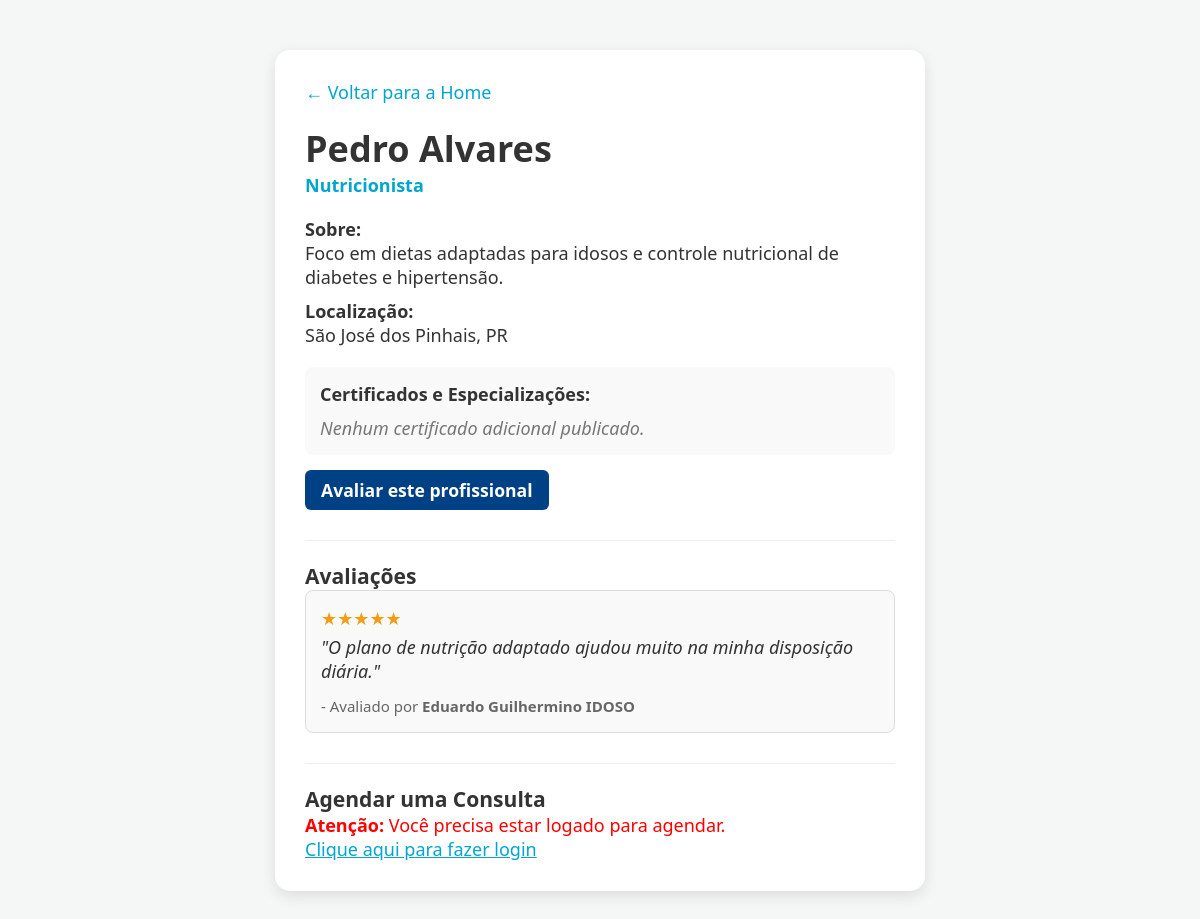
Screenshot of /perfil.php?id=13 with the database file from the repository.
### tables this page shows
CREATE TABLE profissional (
    id_profissional INT PRIMARY KEY,
    registro_profissional VARCHAR(50) UNIQUE NOT NULL,
    especialidade VARCHAR(100),
    biografia TEXT,
    visibilidade BOOLEAN DEFAULT FALSE,
    localizacao VARCHAR(300),

    documentacao_numero VARCHAR(80),
    documentacao_url VARCHAR(255),
    documentacao_status ENUM('pendente', 'aprovado', 'reprovado') DEFAULT 'pendente',

    FOREIGN KEY (id_profissional) REFERENCES usuario(id_usuario) ON DELETE CASCADE
);

CREATE TABLE usuario (
    id_usuario INT AUTO_INCREMENT PRIMARY KEY,
    nome VARCHAR(100) NOT NULL,
    email VARCHAR(100) UNIQUE NOT NULL,
    senha VARCHAR(255) NOT NULL,
    telefone VARCHAR(20),
    cpf VARCHAR(14) UNIQUE NOT NULL,
    tipo_usuario ENUM('idoso', 'profissional', 'admin') NOT NULL,
    data_criacao TIMESTAMP DEFAULT CURRENT_TIMESTAMP
);

CREATE TABLE avaliacao (
    id_avaliacao INT AUTO_INCREMENT PRIMARY KEY,
    id_profissional INT NOT NULL,
    id_usuario INT NOT NULL,
    nota INT CHECK (nota BETWEEN 1 AND 5),
    comentario TEXT,
    status_moderacao ENUM('pendente', 'aprovada', 'rejeitada') DEFAULT 'pendente',
    FOREIGN KEY (id_profissional) REFERENCES profissional(id_profissional) ON DELETE CASCADE,
    FOREIGN KEY (id_usuario) REFERENCES usuario(id_usuario) ON DELETE CASCADE
);

### perfil.php (the view, shortened to what this page needs)
<?php
require_once 'conexao.php';
$id_prof = $_GET['id'] ?? null;
$sql = "
SELECT
    u.nome,
    u.email,
    p.especialidade,
    p.biografia,
    p.localizacao
FROM usuario u
INNER JOIN profissional p
ON u.id_usuario = p.id_profissional
WHERE u.id_usuario = ?
";
$stmt = mysqli_prepare($conexao, $sql);
mysqli_stmt_bind_param($stmt, "i", $id_prof);
mysqli_stmt_execute($stmt);
$resultado = mysqli_stmt_get_result($stmt);
$prof = mysqli_fetch_assoc($resultado);
$sql_certs = "SELECT titulo, data_emissao, url_documento FROM certificado WHERE id_profissional = ? ORDER BY data_emissao DESC";
$stmt_certs = mysqli_prepare($conexao, $sql_certs);
mysqli_stmt_bind_param($stmt_certs, "i", $id_prof);
mysqli_stmt_execute($stmt_certs);
$resultado_certs = mysqli_stmt_get_result($stmt_certs);
$certificados = mysqli_fetch_all($resultado_certs, MYSQLI_ASSOC);
$sql_horarios = "
SELECT *
FROM agenda_disponivel
WHERE id_profissional = ?
AND data_hora > NOW()
AND status = 'livre'
ORDER BY data_hora ASC
";
$stmt_horarios = mysqli_prepare($conexao, $sql_horarios);
mysqli_stmt_bind_param($stmt_horarios, "i", $id_prof);
mysqli_stmt_execute($stmt_horarios);
$resultado_horarios = mysqli_stmt_get_result($stmt_horarios);
$sql_avaliacoes = "
SELECT a.id_avaliacao, a.nota, a.comentario, u.nome
FROM avaliacao a
INNER JOIN usuario u ON a.id_usuario = u.id_usuario
WHERE a.id_profissional = ? AND a.status_moderacao != 'rejeitada'
ORDER BY a.id_avaliacao DESC
";
$stmt_avaliacoes = mysqli_prepare($conexao, $sql_avaliacoes);
mysqli_stmt_bind_param($stmt_avaliacoes, "i", $id_prof);
mysqli_stmt_execute($stmt_avaliacoes);
$resultado_avaliacoes = mysqli_stmt_get_result($stmt_avaliacoes);
?>
<!DOCTYPE html>
<html lang="pt-BR">
<head>
    <link rel="stylesheet" href="index.css">
</head>
<body>
    <div class="perfil-box">
        <a href="index.html" style="text-decoration: none; color: #00a6ce;">
            ← Voltar para a Home
        </a>
        <h1 style="margin-top: 20px;">
            <?php echo htmlspecialchars($prof['nome']); ?>
        </h1>
        <p style="color: #00a6ce; font-weight: bold; font-size: 18px;">
            <?php echo htmlspecialchars($prof['especialidade']); ?>
        </p>
        <div style="margin-top: 20px;">
            <strong>Sobre:</strong>
            <p>
                <?php echo nl2br(htmlspecialchars($prof['biografia'] ?: "Nenhuma biografia cadastrada.")); ?>
            </p>
        </div>
        <div style="margin-top: 10px;">
            <strong>Localização:</strong>
            <p><?php echo htmlspecialchars($prof['localizacao'] ?: "Não informado."); ?></p>
        </div>
        <div style="margin-top: 20px; background: #f9f9f9; padding: 15px; border-radius: 8px;">
            <strong style="color: #333; display: block; margin-bottom: 10px;">Certificados e Especializações:</strong>
            <?php if (count($certificados) > 0): ?>
                <ul style="list-style-type: none; padding: 0; margin: 0;">
                <?php foreach ($certificados as $cert):
                    $caminho_correto = str_replace('../../', '', $cert['url_documento']);
                    $data_br = "Data não informada";
                    if (!empty($cert['data_emissao']) && $cert['data_emissao'] !== '0000-00-00') {
                        $timestamp = strtotime($cert['data_emissao']);
                        if ($timestamp) {
                            $data_br = date('d/m/Y', $timestamp);
                        }
                    }
                ?>
                    <li style="background: white; padding: 12px; margin-bottom: 8px; border: 1px solid #e2e8f0; border-radius: 6px; box-shadow: 0 1px 3px rgba(0,0,0,0.02);">
                        <span style="color: #00a6ce; font-weight: bold;">✔ <?php echo htmlspecialchars($cert['titulo']); ?></span><br>
                        <small style="color: #666; display: inline-block; margin: 4px 0;">Emissão: <?php echo $data_br; ?></small><br>
                        <a href="<?php echo htmlspecialchars($caminho_correto); ?>" target="_blank" style="font-size: 0.9em; color: #004085; text-decoration: underline; font-weight: 500;">Visualizar Documento (PDF)</a>
                    </li>
                <?php endforeach; ?>
                </ul>
            <?php else: ?>
                <p style="color: #777; font-style: italic; margin: 0;">Nenhum certificado adicional publicado.</p>
            <?php endif; ?>
        </div>
        <div style="margin-top: 15px;">
            <button style="background: none; border: none; padding: 0;"><a href="avaliar/avaliar.php?id=<?php echo $id_prof; ?>" class="btn-nav" style="display: inline-block; text-decoration: none; background: #004085; color: white; padding: 8px 16px; border-radius: 6px; font-weight: bold;">Avaliar este profissional</a></button>
        </div>
        <div style="margin-top: 30px; border-top: 1px solid #eee; padding-top: 20px;">
            <h3>Avaliações</h3>
            <?php if (mysqli_num_rows($resultado_avaliacoes) > 0): ?>
                <?php while ($av = mysqli_fetch_assoc($resultado_avaliacoes)): ?>
                    <div style="background: #f9f9f9; padding: 15px; border-radius: 8px; margin-bottom: 15px; border: 1px solid #ddd;">
                        <div style="color: #f39c12; font-size: 18px; margin-bottom: 5px;">
                            <?php
                            for ($i = 1; $i <= 5; $i++) {
                                echo $i <= $av['nota'] ? '★' : '☆';
                            }
                            ?>
                        </div>
                        <p style="margin: 0 0 10px 0; font-style: italic;">"<?php echo htmlspecialchars($av['comentario']); ?>"</p>
                        <small style="color: #666;">- Avaliado por <strong><?php echo htmlspecialchars($av['nome']); ?></strong></small>
                    </div>
                <?php endwhile; ?>
            <?php else: ?>
                <p style="color: #777; font-style: italic;">Este profissional ainda não possui avaliações.</p>
            <?php endif; ?>
        </div>
        <div class="formulario-agendar">
            <h3>Agendar uma Consulta</h3>
            <?php if (isset($_SESSION['id'])): ?>
                <?php if (mysqli_num_rows($resultado_horarios) > 0): ?>
                    <form action="agendar.php" method="POST">
                        <input type="hidden" name="id_profissional" value="<?php echo $id_prof; ?>">
                        <label>Escolha um horário disponível:</label>
                        <select name="id_agenda" class="select-horario" required>
                            <option value="">Selecione um horário</option>
                            <?php while ($horario = mysqli_fetch_assoc($resultado_horarios)): ?>
                                <option value="<?php echo $horario['id_agenda']; ?>">
                                    <?php echo date('d/m/Y H:i', strtotime($horario['data_hora'])); ?>
                                </option>
                            <?php endwhile; ?>
                        </select>
                        <button type="submit" class="btn-agendar">Confirmar Agendamento</button>
                        <p style="font-size: 0.8rem; color: #777; margin-top: 10px;">
                            * Seus dados serão compartilhados com o profissional da saúde.
                        </p>
                    </form>
                <?php else: ?>
                    <p class="sem-horarios">Este profissional ainda não disponibilizou horários.</p>
                <?php endif; ?>
            <?php else: ?>
                <p style="color: red;"><strong>Atenção:</strong> Você precisa estar logado para agendar.</p>
                <a href="conta/login/login.html" style="color: #00a6ce;">Clique aqui para fazer login</a>
            <?php endif; ?>
        </div>
    </div>
</body>
</html>

### index.css (style rules this page uses)
:root { --cor-fundo: #F4F7F6; --cor-primaria: #1A5F7A; --cor-secundaria: #E36414; --cor-texto: #333333; --cor-borda: #CCCCCC; --cor-card: #FFFFFF; }
* { box-sizing: border-box; margin: 0; padding: 0; font-family: 'Segoe UI', Tahoma, Geneva, Verdana, sans-serif; }
body { background-color: var(--cor-fundo); color: var(--cor-texto); font-size: 18px; }
.btn-nav, .btn-sair { color: white; text-decoration: none; font-weight: bold; font-size: 1.1rem; }

### perfil.php (style rules this page uses)
body { background: #f4f7f6; }
.perfil-box { max-width: 650px; margin: 50px auto; background: white; padding: 30px; border-radius: 15px; box-shadow: 0 5px 15px rgba(0, 0, 0, 0.1); }
.formulario-agendar { margin-top: 30px; border-top: 1px solid #eee; padding-top: 20px; }

### rows the page displays
profissional: id_profissional.nome "Pedro Alvares", especialidade "Nutricionista", biografia "Foco em dietas adaptadas para idosos e controle nutricional de diabetes e hipertensão.", localizacao "São José dos Pinhais, PR"
avaliacao: comentario "O plano de nutrição adaptado ajudou muito na minha disposição diária.", id_usuario.nome "Eduardo Guilhermino IDOSO"
